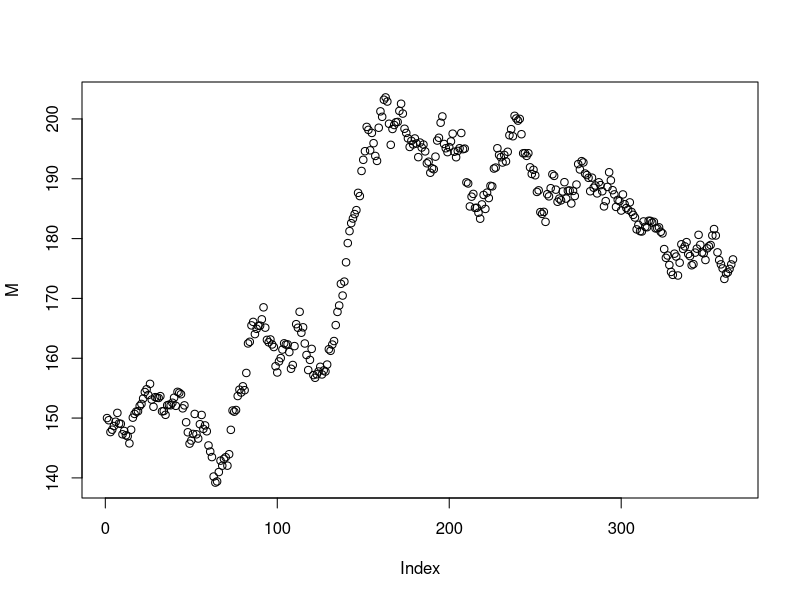
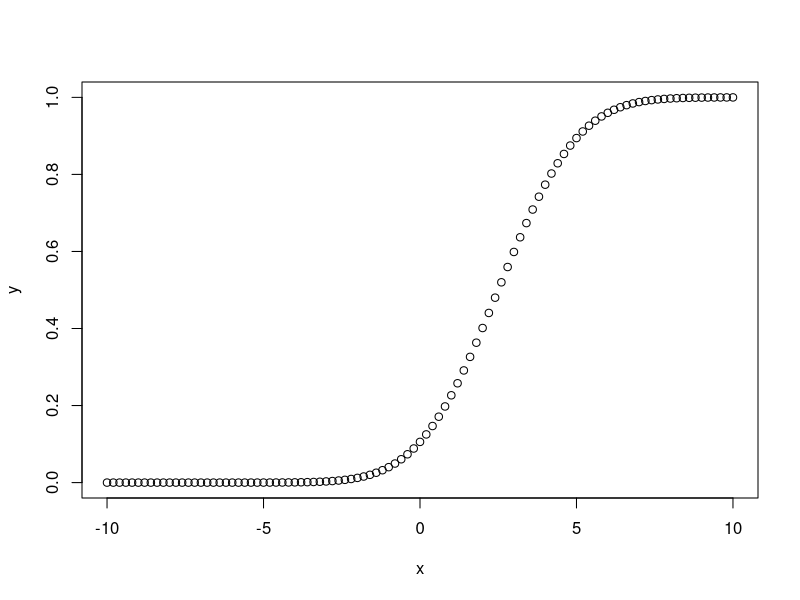
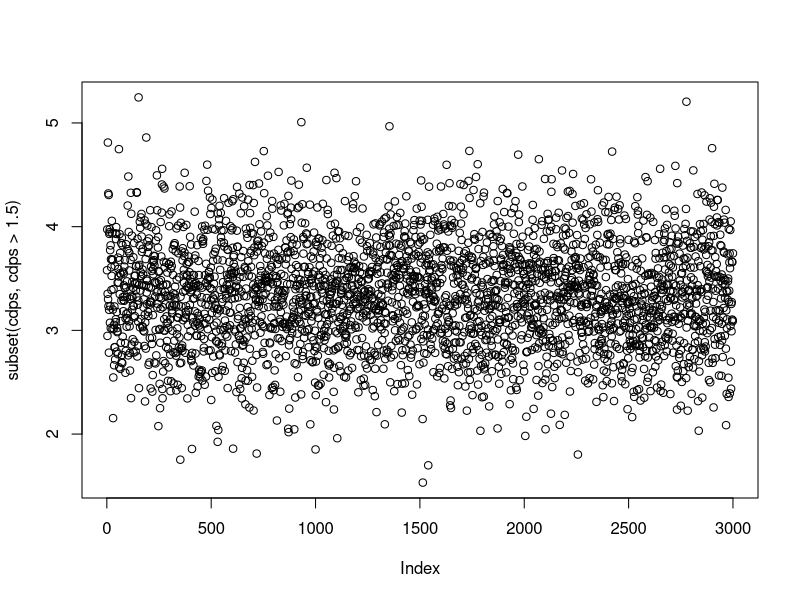

These charts were generated, in order, by the following R code:
library(truncnorm)
mu <- 0.05 #annual drift in M
sigma <- 0.2 #annual volatility

t=1
dt=1/365

f <- M <- rep(0, times=t/dt) #fill the q,b,f, and M vectors with zeroes
M[1]=150

for(i in 2:(t/dt)){
  f[i] <- f[i-1]+sqrt(dt)*rnorm(1) #f simulates brownian motion
  M[i] <- M[1]*exp((mu-(sigma^2)/2)*(i*dt)+sigma*f[i]) #market cap calc based on GBM

}

par(mfrow=c(1,1))
plot(M)
summary(f)
rnorm(1)

x <- seq(-10,10,by = .2)
# Choose the mean as 2.5 and standard deviation as 2. 
y <- pnorm(x, mean = 2.5, sd = 2)
# Plot the graph.
plot(x,y)

coll_rat <- 5.2
cdps <- rnorm(3000,(coll_rat+1.5)/2,.5)
plot(subset(cdps, cdps>1.5))
